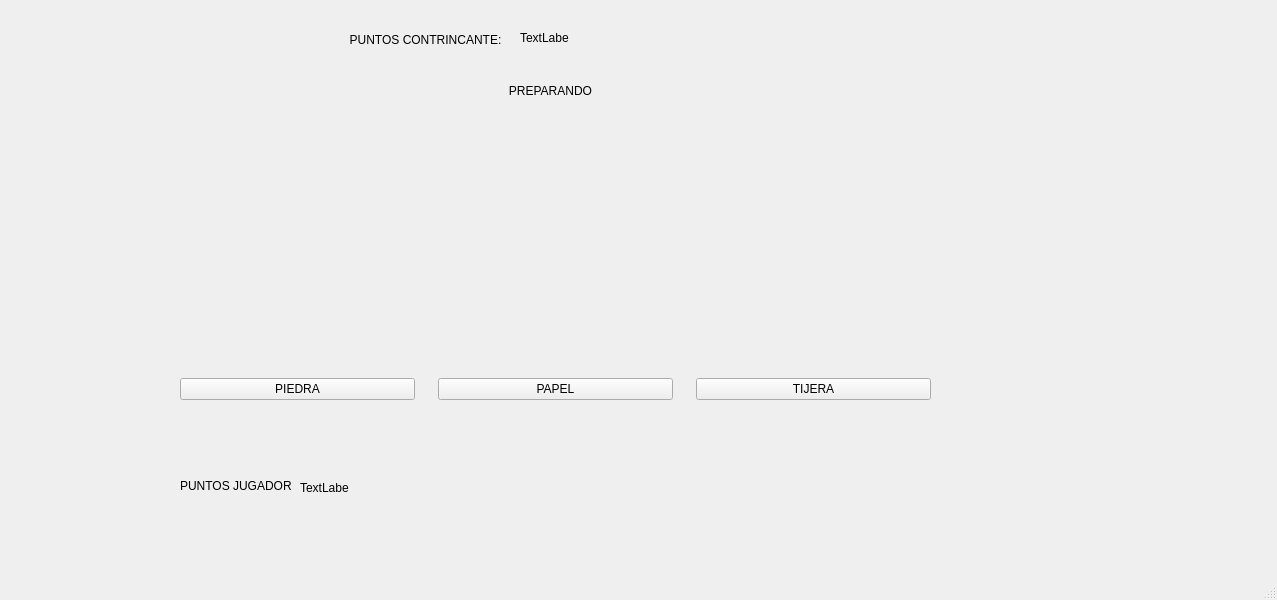
<?xml version="1.0" encoding="UTF-8"?>
<ui version="4.0">
 <class>MainWindow</class>
 <widget class="QMainWindow" name="MainWindow">
  <property name="geometry">
   <rect>
    <x>0</x>
    <y>0</y>
    <width>1277</width>
    <height>600</height>
   </rect>
  </property>
  <property name="windowTitle">
   <string>MainWindow</string>
  </property>
  <widget class="QWidget" name="centralwidget">
   <widget class="QWidget" name="horizontalLayoutWidget">
    <property name="geometry">
     <rect>
      <x>180</x>
      <y>349</y>
      <width>751</width>
      <height>81</height>
     </rect>
    </property>
    <layout class="QHBoxLayout" name="horizontalLayout">
     <property name="spacing">
      <number>23</number>
     </property>
     <item>
      <widget class="QPushButton" name="piedra">
       <property name="toolTip">
        <string>&lt;html&gt;&lt;head/&gt;&lt;body&gt;&lt;p&gt;&lt;br/&gt;&lt;/p&gt;&lt;/body&gt;&lt;/html&gt;</string>
       </property>
       <property name="text">
        <string>PIEDRA</string>
       </property>
      </widget>
     </item>
     <item>
      <widget class="QPushButton" name="papel">
       <property name="text">
        <string>PAPEL</string>
       </property>
      </widget>
     </item>
     <item>
      <widget class="QPushButton" name="tijera">
       <property name="enabled">
        <bool>true</bool>
       </property>
       <property name="text">
        <string>TIJERA</string>
       </property>
      </widget>
     </item>
    </layout>
   </widget>
   <widget class="QLabel" name="label">
    <property name="geometry">
     <rect>
      <x>440</x>
      <y>60</y>
      <width>221</width>
      <height>61</height>
     </rect>
    </property>
    <property name="text">
     <string>PREPARANDO</string>
    </property>
    <property name="alignment">
     <set>Qt::AlignCenter</set>
    </property>
    <property name="wordWrap">
     <bool>false</bool>
    </property>
   </widget>
   <widget class="QLabel" name="label_2">
    <property name="geometry">
     <rect>
      <x>350</x>
      <y>30</y>
      <width>151</width>
      <height>20</height>
     </rect>
    </property>
    <property name="text">
     <string>PUNTOS CONTRINCANTE:</string>
    </property>
    <property name="alignment">
     <set>Qt::AlignCenter</set>
    </property>
   </widget>
   <widget class="QLabel" name="label_3">
    <property name="geometry">
     <rect>
      <x>650</x>
      <y>30</y>
      <width>221</width>
      <height>21</height>
     </rect>
    </property>
    <property name="text">
     <string/>
    </property>
   </widget>
   <widget class="QLabel" name="label_4">
    <property name="geometry">
     <rect>
      <x>180</x>
      <y>460</y>
      <width>111</width>
      <height>51</height>
     </rect>
    </property>
    <property name="text">
     <string>PUNTOS JUGADOR:</string>
    </property>
   </widget>
   <widget class="QLabel" name="puntos_jug">
    <property name="geometry">
     <rect>
      <x>300</x>
      <y>480</y>
      <width>49</width>
      <height>16</height>
     </rect>
    </property>
    <property name="text">
     <string>TextLabel</string>
    </property>
   </widget>
   <widget class="QLabel" name="puntos_contri">
    <property name="geometry">
     <rect>
      <x>520</x>
      <y>30</y>
      <width>49</width>
      <height>16</height>
     </rect>
    </property>
    <property name="text">
     <string>TextLabel</string>
    </property>
   </widget>
  </widget>
  <widget class="QMenuBar" name="menubar">
   <property name="geometry">
    <rect>
     <x>0</x>
     <y>0</y>
     <width>1277</width>
     <height>21</height>
    </rect>
   </property>
  </widget>
  <widget class="QStatusBar" name="statusbar"/>
 </widget>
 <resources/>
 <connections/>
</ui>
